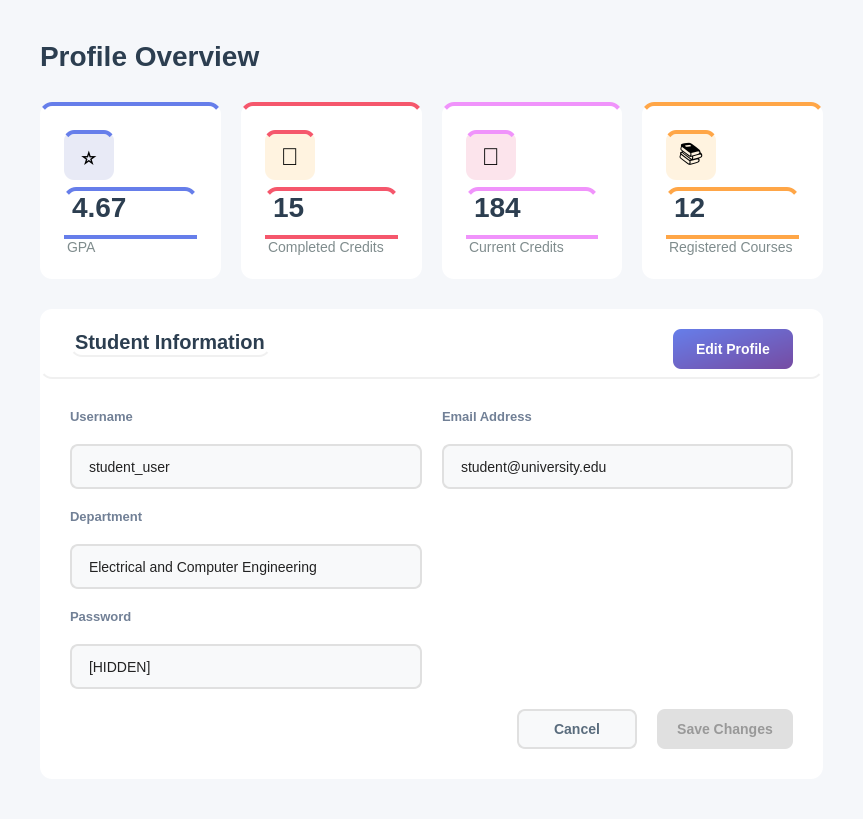
<?xml version="1.0" encoding="UTF-8"?>
<ui version="4.0">
 <class>Profile</class>
 <widget class="QWidget" name="Profile">
  <property name="geometry">
   <rect>
    <x>0</x>
    <y>0</y>
    <width>863</width>
    <height>819</height>
   </rect>
  </property>
  <property name="windowTitle">
   <string>Overview</string>
  </property>
  <property name="styleSheet">
   <string notr="true">background-color: #f5f7fa;</string>
  </property>
  <layout class="QVBoxLayout" name="mainLayout">
   <property name="spacing">
    <number>30</number>
   </property>
   <property name="leftMargin">
    <number>40</number>
   </property>
   <property name="topMargin">
    <number>40</number>
   </property>
   <property name="rightMargin">
    <number>40</number>
   </property>
   <property name="bottomMargin">
    <number>40</number>
   </property>
   <item>
    <widget class="QLabel" name="titleLabel">
     <property name="styleSheet">
      <string notr="true">font-size: 28px; font-weight: bold; color: #2c3e50; background: transparent;</string>
     </property>
     <property name="text">
      <string>Profile Overview</string>
     </property>
    </widget>
   </item>
   <item>
    <layout class="QHBoxLayout" name="statsLayout">
     <property name="spacing">
      <number>20</number>
     </property>
     <item>
      <widget class="QFrame" name="totalUsersFrame">
       <property name="minimumSize">
        <size>
         <width>0</width>
         <height>160</height>
        </size>
       </property>
       <property name="styleSheet">
        <string notr="true">background-color: white; border-radius: 12px; border-top: 4px solid #667eea;</string>
       </property>
       <property name="frameShape">
        <enum>QFrame::Shape::StyledPanel</enum>
       </property>
       <layout class="QVBoxLayout" name="totalUsersLayout">
        <property name="spacing">
         <number>12</number>
        </property>
        <property name="leftMargin">
         <number>24</number>
        </property>
        <property name="topMargin">
         <number>24</number>
        </property>
        <property name="rightMargin">
         <number>24</number>
        </property>
        <property name="bottomMargin">
         <number>24</number>
        </property>
        <item>
         <widget class="QLabel" name="totalUsersIcon">
          <property name="minimumSize">
           <size>
            <width>50</width>
            <height>50</height>
           </size>
          </property>
          <property name="maximumSize">
           <size>
            <width>50</width>
            <height>50</height>
           </size>
          </property>
          <property name="styleSheet">
           <string notr="true">background-color: #e8eaf6; border-radius: 10px; font-size: 24px;</string>
          </property>
          <property name="text">
           <string>⭐</string>
          </property>
          <property name="alignment">
           <set>Qt::AlignmentFlag::AlignCenter</set>
          </property>
         </widget>
        </item>
        <item>
         <widget class="QLabel" name="labelGpaCount">
          <property name="styleSheet">
           <string notr="true">font-size: 28px; font-weight: bold; color: #2c3e50; background: transparent;</string>
          </property>
          <property name="text">
           <string>4.67</string>
          </property>
         </widget>
        </item>
        <item>
         <widget class="QLabel" name="labelGpa">
          <property name="styleSheet">
           <string notr="true">font-size: 14px; color: #7f8c8d; background: transparent;</string>
          </property>
          <property name="text">
           <string>GPA</string>
          </property>
         </widget>
        </item>
       </layout>
      </widget>
     </item>
     <item>
      <widget class="QFrame" name="pendingRequestsFrame_2">
       <property name="minimumSize">
        <size>
         <width>0</width>
         <height>160</height>
        </size>
       </property>
       <property name="styleSheet">
        <string notr="true">background-color: white;
border-radius: 12px;
border-top: 4px solid #f5576c;  /* same color as Edit Profile button */
</string>
       </property>
       <property name="frameShape">
        <enum>QFrame::Shape::StyledPanel</enum>
       </property>
       <layout class="QVBoxLayout" name="pendingRequestsLayout_2">
        <property name="spacing">
         <number>12</number>
        </property>
        <property name="leftMargin">
         <number>24</number>
        </property>
        <property name="topMargin">
         <number>24</number>
        </property>
        <property name="rightMargin">
         <number>24</number>
        </property>
        <property name="bottomMargin">
         <number>24</number>
        </property>
        <item>
         <widget class="QLabel" name="pendingRequestsIcon_2">
          <property name="minimumSize">
           <size>
            <width>50</width>
            <height>50</height>
           </size>
          </property>
          <property name="maximumSize">
           <size>
            <width>50</width>
            <height>50</height>
           </size>
          </property>
          <property name="styleSheet">
           <string notr="true">background-color: #fff3e0; border-radius: 10px; font-size: 24px;</string>
          </property>
          <property name="text">
           <string>🎯</string>
          </property>
          <property name="alignment">
           <set>Qt::AlignmentFlag::AlignCenter</set>
          </property>
         </widget>
        </item>
        <item>
         <widget class="QLabel" name="labelCompletedCreditsCount">
          <property name="styleSheet">
           <string notr="true">font-size: 28px; font-weight: bold; color: #2c3e50; background: transparent;</string>
          </property>
          <property name="text">
           <string>15</string>
          </property>
         </widget>
        </item>
        <item>
         <widget class="QLabel" name="labelCompletedCredits">
          <property name="styleSheet">
           <string notr="true">font-size: 14px; color: #7f8c8d; background: transparent;</string>
          </property>
          <property name="text">
           <string>Completed Credits</string>
          </property>
         </widget>
        </item>
       </layout>
      </widget>
     </item>
     <item>
      <widget class="QFrame" name="totalStudentsFrame">
       <property name="minimumSize">
        <size>
         <width>0</width>
         <height>160</height>
        </size>
       </property>
       <property name="styleSheet">
        <string notr="true">background-color: white; border-radius: 12px; border-top: 4px solid #f093fb;</string>
       </property>
       <property name="frameShape">
        <enum>QFrame::Shape::StyledPanel</enum>
       </property>
       <layout class="QVBoxLayout" name="totalStudentsLayout">
        <property name="spacing">
         <number>12</number>
        </property>
        <property name="leftMargin">
         <number>24</number>
        </property>
        <property name="topMargin">
         <number>24</number>
        </property>
        <property name="rightMargin">
         <number>24</number>
        </property>
        <property name="bottomMargin">
         <number>24</number>
        </property>
        <item>
         <widget class="QLabel" name="totalStudentsIcon">
          <property name="minimumSize">
           <size>
            <width>50</width>
            <height>50</height>
           </size>
          </property>
          <property name="maximumSize">
           <size>
            <width>50</width>
            <height>50</height>
           </size>
          </property>
          <property name="styleSheet">
           <string notr="true">background-color: #fce4ec; border-radius: 10px; font-size: 24px;</string>
          </property>
          <property name="text">
           <string>📝</string>
          </property>
          <property name="alignment">
           <set>Qt::AlignmentFlag::AlignCenter</set>
          </property>
         </widget>
        </item>
        <item>
         <widget class="QLabel" name="labelCurrentCreditsCount">
          <property name="styleSheet">
           <string notr="true">font-size: 28px; font-weight: bold; color: #2c3e50; background: transparent;</string>
          </property>
          <property name="text">
           <string>184</string>
          </property>
         </widget>
        </item>
        <item>
         <widget class="QLabel" name="labelCurrentCredits">
          <property name="styleSheet">
           <string notr="true">font-size: 14px; color: #7f8c8d; background: transparent;</string>
          </property>
          <property name="text">
           <string>Current Credits</string>
          </property>
         </widget>
        </item>
       </layout>
      </widget>
     </item>
     <item>
      <widget class="QFrame" name="pendingRequestsFrame">
       <property name="minimumSize">
        <size>
         <width>0</width>
         <height>160</height>
        </size>
       </property>
       <property name="styleSheet">
        <string notr="true">background-color: white; border-radius: 12px; border-top: 4px solid #ffa647;</string>
       </property>
       <property name="frameShape">
        <enum>QFrame::Shape::StyledPanel</enum>
       </property>
       <layout class="QVBoxLayout" name="pendingRequestsLayout">
        <property name="spacing">
         <number>12</number>
        </property>
        <property name="leftMargin">
         <number>24</number>
        </property>
        <property name="topMargin">
         <number>24</number>
        </property>
        <property name="rightMargin">
         <number>24</number>
        </property>
        <property name="bottomMargin">
         <number>24</number>
        </property>
        <item>
         <widget class="QLabel" name="pendingRequestsIcon">
          <property name="minimumSize">
           <size>
            <width>50</width>
            <height>50</height>
           </size>
          </property>
          <property name="maximumSize">
           <size>
            <width>50</width>
            <height>50</height>
           </size>
          </property>
          <property name="styleSheet">
           <string notr="true">background-color: #fff3e0; border-radius: 10px; font-size: 24px;</string>
          </property>
          <property name="text">
           <string>📚</string>
          </property>
          <property name="alignment">
           <set>Qt::AlignmentFlag::AlignCenter</set>
          </property>
         </widget>
        </item>
        <item>
         <widget class="QLabel" name="labelRegisteredCoursesCount">
          <property name="styleSheet">
           <string notr="true">font-size: 28px; font-weight: bold; color: #2c3e50; background: transparent;</string>
          </property>
          <property name="text">
           <string>12</string>
          </property>
         </widget>
        </item>
        <item>
         <widget class="QLabel" name="labelRegisteredCourses">
          <property name="styleSheet">
           <string notr="true">font-size: 14px; color: #7f8c8d; background: transparent;</string>
          </property>
          <property name="text">
           <string>Registered Courses</string>
          </property>
         </widget>
        </item>
       </layout>
      </widget>
     </item>
    </layout>
   </item>
   <item>
    <widget class="QFrame" name="adminInfoFrame">
     <property name="styleSheet">
      <string notr="true">background-color: white; border-radius: 12px;</string>
     </property>
     <property name="frameShape">
      <enum>QFrame::Shape::StyledPanel</enum>
     </property>
     <layout class="QVBoxLayout" name="adminInfoMainLayout">
      <property name="spacing">
       <number>0</number>
      </property>
      <property name="leftMargin">
       <number>0</number>
      </property>
      <property name="topMargin">
       <number>0</number>
      </property>
      <property name="rightMargin">
       <number>0</number>
      </property>
      <property name="bottomMargin">
       <number>0</number>
      </property>
      <item>
       <widget class="QFrame" name="adminInfoHeader">
        <property name="minimumSize">
         <size>
          <width>0</width>
          <height>70</height>
         </size>
        </property>
        <property name="maximumSize">
         <size>
          <width>16777215</width>
          <height>70</height>
         </size>
        </property>
        <property name="styleSheet">
         <string notr="true">background: transparent; border-bottom: 2px solid #f0f0f0;</string>
        </property>
        <property name="frameShape">
         <enum>QFrame::Shape::StyledPanel</enum>
        </property>
        <layout class="QHBoxLayout" name="adminInfoHeaderLayout">
         <property name="leftMargin">
          <number>30</number>
         </property>
         <property name="topMargin">
          <number>20</number>
         </property>
         <property name="rightMargin">
          <number>30</number>
         </property>
         <property name="bottomMargin">
          <number>20</number>
         </property>
         <item>
          <widget class="QLabel" name="labelTitleInfo">
           <property name="styleSheet">
            <string notr="true">font-size: 20px; font-weight: bold; color: #2c3e50; background: transparent;</string>
           </property>
           <property name="text">
            <string>Student Information</string>
           </property>
          </widget>
         </item>
         <item>
          <spacer name="headerSpacer">
           <property name="orientation">
            <enum>Qt::Orientation::Horizontal</enum>
           </property>
           <property name="sizeHint" stdset="0">
            <size>
             <width>40</width>
             <height>20</height>
            </size>
           </property>
          </spacer>
         </item>
         <item>
          <widget class="QPushButton" name="buttonEdit">
           <property name="minimumSize">
            <size>
             <width>120</width>
             <height>40</height>
            </size>
           </property>
           <property name="cursor">
            <cursorShape>PointingHandCursor</cursorShape>
           </property>
           <property name="styleSheet">
            <string notr="true">QPushButton {
    background: qlineargradient(x1:0, y1:0, x2:1, y2:1, stop:0 #667EEA, stop:1 #764BA2);
    color: #ffffff;
    border: none;
    border-radius: 8px;
    font-size: 14px;
    font-weight: bold;
    padding: 10px 20px;
    transition: background 150ms;
}

QPushButton:hover {
    background: qlineargradient(x1:0, y1:0, x2:1, y2:1, stop:0 #4F63C6, stop:1 #5D3F9E);
}

QPushButton:pressed {
    background-color: #3C4A99;
}
</string>
           </property>
           <property name="text">
            <string>Edit Profile</string>
           </property>
          </widget>
         </item>
        </layout>
       </widget>
      </item>
      <item>
       <widget class="QWidget" name="adminInfoBody" native="true">
        <property name="styleSheet">
         <string notr="true">background: transparent;</string>
        </property>
        <layout class="QVBoxLayout" name="adminInfoBodyLayout">
         <property name="spacing">
          <number>20</number>
         </property>
         <property name="leftMargin">
          <number>30</number>
         </property>
         <property name="topMargin">
          <number>30</number>
         </property>
         <property name="rightMargin">
          <number>30</number>
         </property>
         <property name="bottomMargin">
          <number>30</number>
         </property>
         <item>
          <layout class="QGridLayout" name="fieldsGrid">
           <property name="spacing">
            <number>20</number>
           </property>
           <item row="5" column="0">
            <widget class="QLineEdit" name="lineEditPhone_2">
             <property name="enabled">
              <bool>true</bool>
             </property>
             <property name="minimumSize">
              <size>
               <width>0</width>
               <height>45</height>
              </size>
             </property>
             <property name="styleSheet">
              <string notr="true">QLineEdit {
    padding: 10px 15px;
    border: 2px solid #e0e0e0;
    border-radius: 8px;
    font-size: 14px;
    background-color: #f8f9fa;
    color: #222222;        /* slightly dark text */
}
/* Read-only state */
QLineEdit[readOnly=&quot;true&quot;] {
    background-color: #f0f0f0;       /* softer to indicate non-editable */
    color: #555555;                  /* slightly faded text */
}

</string>
             </property>
             <property name="text">
              <string>[HIDDEN]</string>
             </property>
             <property name="readOnly">
              <bool>true</bool>
             </property>
            </widget>
           </item>
           <item row="0" column="1">
            <widget class="QLabel" name="labelEmail">
             <property name="styleSheet">
              <string notr="true">font-size: 13px; color: #718096; font-weight: bold; background: transparent;</string>
             </property>
             <property name="text">
              <string>Email Address</string>
             </property>
            </widget>
           </item>
           <item row="4" column="0">
            <widget class="QLabel" name="labelPhone_2">
             <property name="styleSheet">
              <string notr="true">font-size: 13px; color: #718096; font-weight: bold; background: transparent;</string>
             </property>
             <property name="text">
              <string>Password</string>
             </property>
            </widget>
           </item>
           <item row="2" column="0">
            <widget class="QLabel" name="labelDepatment">
             <property name="styleSheet">
              <string notr="true">font-size: 13px; color: #718096; font-weight: bold; background: transparent;</string>
             </property>
             <property name="text">
              <string>Department</string>
             </property>
            </widget>
           </item>
           <item row="1" column="1">
            <widget class="QLineEdit" name="lineEditEmail">
             <property name="enabled">
              <bool>true</bool>
             </property>
             <property name="minimumSize">
              <size>
               <width>0</width>
               <height>45</height>
              </size>
             </property>
             <property name="styleSheet">
              <string notr="true">QLineEdit {
    padding: 10px 15px;
    border: 2px solid #e0e0e0;
    border-radius: 8px;
    font-size: 14px;
    background-color: #f8f9fa;
    color: #222222;        /* slightly dark text */
}
/* Read-only state */
QLineEdit[readOnly=&quot;true&quot;] {
    background-color: #f0f0f0;       /* softer to indicate non-editable */
    color: #555555;                  /* slightly faded text */
}

</string>
             </property>
             <property name="text">
              <string>student@university.edu</string>
             </property>
             <property name="readOnly">
              <bool>true</bool>
             </property>
            </widget>
           </item>
           <item row="0" column="0">
            <widget class="QLabel" name="labelUsername">
             <property name="styleSheet">
              <string notr="true">font-size: 13px; color: #718096; font-weight: bold; background: transparent;</string>
             </property>
             <property name="text">
              <string>Username</string>
             </property>
            </widget>
           </item>
           <item row="1" column="0">
            <widget class="QLineEdit" name="lineEditName">
             <property name="enabled">
              <bool>true</bool>
             </property>
             <property name="minimumSize">
              <size>
               <width>0</width>
               <height>45</height>
              </size>
             </property>
             <property name="styleSheet">
              <string notr="true">QLineEdit {
    padding: 10px 15px;
    border: 2px solid #e0e0e0;
    border-radius: 8px;
    font-size: 14px;
    background-color: #f8f9fa;
    color: #222222;        /* slightly dark text */
}
/* Read-only state */
QLineEdit[readOnly=&quot;true&quot;] {
    background-color: #f0f0f0;       /* softer to indicate non-editable */
    color: #555555;                  /* slightly faded text */
}

</string>
             </property>
             <property name="text">
              <string>student_user</string>
             </property>
             <property name="readOnly">
              <bool>true</bool>
             </property>
            </widget>
           </item>
           <item row="3" column="0">
            <widget class="QLineEdit" name="lineEditDepartment">
             <property name="enabled">
              <bool>true</bool>
             </property>
             <property name="minimumSize">
              <size>
               <width>0</width>
               <height>45</height>
              </size>
             </property>
             <property name="styleSheet">
              <string notr="true">QLineEdit {
    padding: 10px 15px;
    border: 2px solid #e0e0e0;
    border-radius: 8px;
    font-size: 14px;
    background-color: #f8f9fa;
    color: #222222;        /* slightly dark text */
}
/* Read-only state */
QLineEdit[readOnly=&quot;true&quot;] {
    background-color: #f0f0f0;       /* softer to indicate non-editable */
    color: #555555;                  /* slightly faded text */
}

</string>
             </property>
             <property name="text">
              <string>Electrical and Computer Engineering</string>
             </property>
             <property name="readOnly">
              <bool>true</bool>
             </property>
            </widget>
           </item>
          </layout>
         </item>
         <item>
          <layout class="QHBoxLayout" name="buttonsLayout">
           <item>
            <spacer name="buttonsSpacer">
             <property name="orientation">
              <enum>Qt::Orientation::Horizontal</enum>
             </property>
             <property name="sizeHint" stdset="0">
              <size>
               <width>40</width>
               <height>20</height>
              </size>
             </property>
            </spacer>
           </item>
           <item>
            <widget class="QPushButton" name="buttonCancel">
             <property name="minimumSize">
              <size>
               <width>120</width>
               <height>40</height>
              </size>
             </property>
             <property name="cursor">
              <cursorShape>PointingHandCursor</cursorShape>
             </property>
             <property name="styleSheet">
              <string notr="true">QPushButton {
    background-color: #f8f9fa;     /* light grey background */
    color: #5a6c7d;               /* text color */
    border: 2px solid #e0e0e0;    /* default border */
    border-radius: 8px;
    font-size: 14px;
    font-weight: bold;
    padding: 10px 20px;
}

QPushButton:hover {
    border-color: #6c5ce7;        /* purplish-blue border on hover */
    color: #6c5ce7;               /* match text color to border */
}

QPushButton:pressed {
    background-color: #e0e0e0;    /* slightly darker grey when pressed */
    border-color: #6c5ce7;        /* keep border highlight */
    color: #6c5ce7;               /* text color */
}
</string>
             </property>
             <property name="text">
              <string>Cancel</string>
             </property>
            </widget>
           </item>
           <item>
            <widget class="QPushButton" name="buttonSave">
             <property name="enabled">
              <bool>false</bool>
             </property>
             <property name="minimumSize">
              <size>
               <width>120</width>
               <height>40</height>
              </size>
             </property>
             <property name="cursor">
              <cursorShape>PointingHandCursor</cursorShape>
             </property>
             <property name="styleSheet">
              <string notr="true">QPushButton {
    background: qlineargradient(x1:0, y1:0, x2:1, y2:1, stop:0 #667EEA, stop:1 #764BA2);
    color: #ffffff;
    border: none;
    border-radius: 8px;
    font-size: 14px;
    font-weight: bold;
    padding: 10px 20px;
    transition: background 150ms;
}

QPushButton:hover {
    background: qlineargradient(x1:0, y1:0, x2:1, y2:1, stop:0 #4F63C6, stop:1 #5D3F9E);
}

QPushButton:pressed {
    background-color: #3C4A99;
}


QPushButton:disabled {
    background-color: #e0e0e0;
    color: #999999;
}
</string>
             </property>
             <property name="text">
              <string>Save Changes</string>
             </property>
            </widget>
           </item>
          </layout>
         </item>
        </layout>
       </widget>
      </item>
     </layout>
    </widget>
   </item>
  </layout>
 </widget>
 <resources/>
 <connections/>
</ui>
